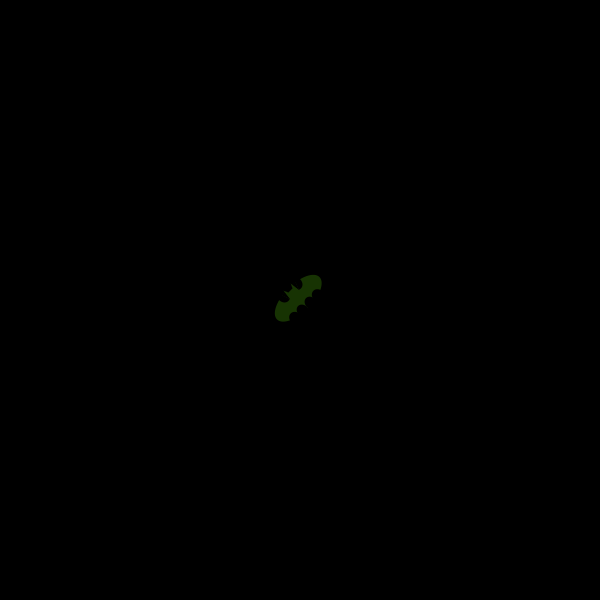
Frame 1 (no input)
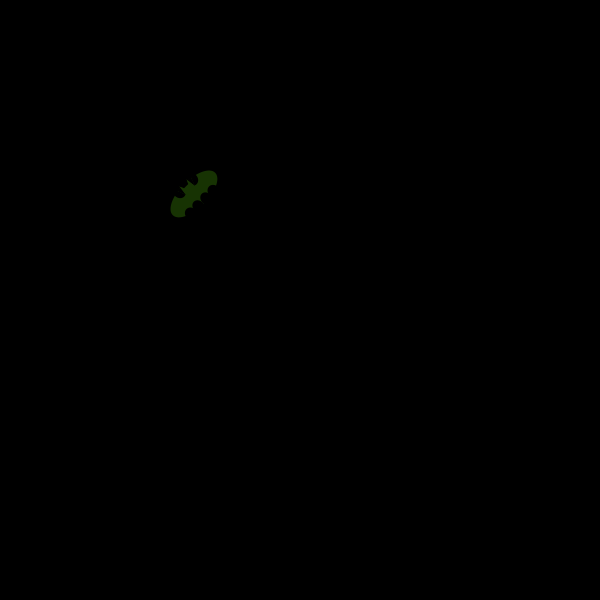
Frame 60 (the mouse pressed at the canvas centre just before this capture)
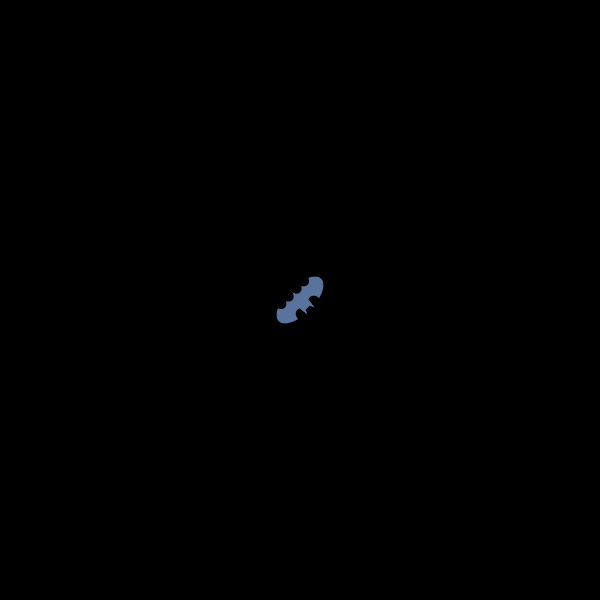
Frame 120 (the mouse held since frame 60 and released just before this capture)

The Processing sketch that drew these frames (run headless with seeded random() and noise(); from frame 60 on, the mouse is pressed at the canvas centre):

// Processing sketch: moving_butterfly
// ── moving_butterfly.pde
float e =  2.7182818284590452353602874713527;
PVector v1;
float speed, curX, curY, rot;
boolean move;
color  c_b1, c_b2, c_b3;
//color c_b = color(random(255),random(255), random(255));
float change_color = 0;
void setup()
{
    size(600,600);
    background(0);
    //noLoop();
    speed = 2.5;
    curX = width/2;
    curY = height/2;
    move = false;
    rot=0;
    c_b1 = color(random(255), random(255), random(255));
    c_b2 = color(random(255), random(255), random(255));
    c_b3 = color(random(255), random(255), random(255));
}

void batman(float start_x, float start_y, color c_b)
{
   
  color black = color(0);
    float t=0;
   // background(255);
    pushMatrix();
    //translate(300,300);
    noStroke();
       // translate(x1,y1);
       translate(start_x, start_y);
        //if(move)
         //{
           if(v1.x >0)
             rotate(rot+PI/2);
           else
             rotate(rot-PI/2);
       //  }
       
       // stroke(random(255), random(255), random(255));
       scale(.2);
       fill(c_b);
        ellipse(0,0,300,140);
       
        fill(black);
        arc(-44,-60,60,70, PI/2 - PI/8, PI+PI/3);
        arc(44,-60,60,70, -PI/3, PI/2+PI/8);
       // stroke(#61C96E);
        line(-30,-28, -25, -75);
        line(30,-28,25, -75);
       // stroke(#1F2ADE);
        line(-25,-75, -15, -55);
        line(25,-75, 15, -55);
        //stroke(#8F1BDE);
        line(-15,-55,15,-55);
        //stroke(#E85823);
        fill(black);
      
       noStroke();
        ellipse(-80,62,60,70);
         ellipse(-28,62,57,70);
         ellipse(28,62,57,70);
         ellipse(80,62,60,70);
       //top
       fill(black);
       triangle(-32,-25, -49,-70, -25,-70);
       triangle(32,-25,49,-70,25,-70);
       fill(c_b);
       triangle(-30,-28, -25, -80, -15,-55);
       triangle(30,-28,25,-80,15,-55);
       //head
       fill(black);
       quad(-15,-55,-25, -80, 25,-80, 15,-55);
       
    popMatrix();
}
void butterfly(float start_x, float start_y, float size_b, color c1)
{
     pushMatrix();
         translate(start_x, start_y);
         if(move)
         {
           if(v1.x >0)
             rotate(rot+PI/2);
           else
             rotate(rot-PI/2);
         }
         
         scale(size_b);
        float t1=0;
        float x1,y1;
         fill(c1);
         stroke(c1);
         beginShape();
         for(int j=0; j<43; j++)
         {
            x1 = 10*(sin(t1))*(pow(e,cos(t1)) - 2*cos(4*t1) - pow(sin(t1/12),5));
            y1 = -10*(cos(t1))*(pow(e,cos(t1)) - 2*cos(4*t1) - pow(sin(t1/12),5));
            t1+=PI/20;
            curveVertex(x1,y1);
         } 
         endShape();
       popMatrix();
}
void draw()
{
  background(0);
//  fill(255);
// ellipse(width/2, height/2, 200,200);
 // if(move)
  //{
    v1 = new PVector(mouseX - curX, mouseY-curY);
    v1.normalize();
    v1.mult(speed);
    rot = atan((mouseY-curY)/(mouseX-curX));
    //if(pow(curX - width/2,2)+pow(curY-height/2,2)-100*100 < 0)
      curX += v1.x;
      curY += v1.y;
  //}
  if(change_color++ % 60 == 0)
      c_b1 = color(random(255),random(255), random(255));
    pushMatrix();
       // translate(curX, curY);
        batman(curX, curY, c_b1);
       // butterfly(curX, curY, .5, c_b1);
        //butterfly(curX+30, curY-30, .7, c_b2);
       // butterfly(curX-20, curY+30, .3, c_b3);
        
    popMatrix();
   
   
   
  
   if(curX > width-20 || curX < 20)
       v1.x = -v1.x;
   if(curY > height-20 || curY < 20)
       v1.y = -v1.y;
       
}

void mousePressed()
{
    move = true;
   // v1 = new PVector(mouseX - curX, mouseY-curY);
   // v1.normalize();
   // v1.mult(speed);
   // rot = atan((mouseY-curY)/(mouseX-curX));
    //println(rot);
}

void mouseDragged()
{
    v1 = new PVector(mouseX - curX, mouseY-curY);
    v1.normalize();
    v1.mult(speed);
    rot = atan((mouseY-curY)/(mouseX-curX));
}
